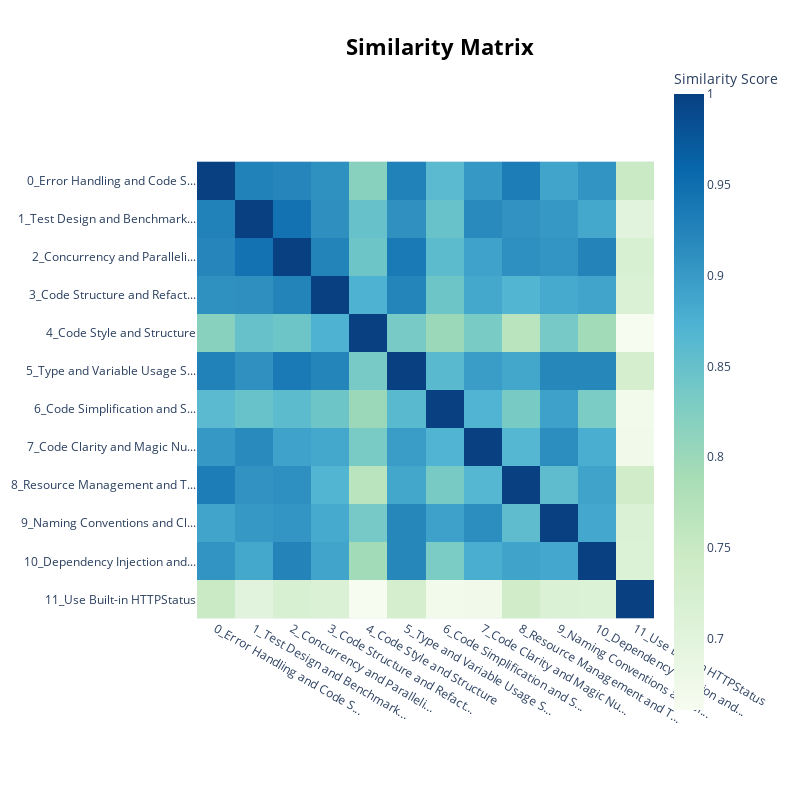

This figure's notebook cell:
### Code cell
models[12][0].visualize_heatmap()

### Figure 1 — Plotly figure (JSON) as saved in the notebook; plotly's stock layout.template omitted (floating-point values rounded to 4 significant figures; data arrays with more than 128 entries replaced by an {"elided": "..."} marker saying what was removed)
{"data": [{"coloraxis": "coloraxis", "hovertemplate": "x: %{x}<br>y: %{y}<br>Similarity Score: %{z}<extra></extra>", "name": "0", "type": "heatmap", "x": ["0_Error Handling and Code S...", "1_Test Design and Benchmark...", "2_Concurrency and Paralleli...", "3_Code Structure and Refact...", "4_Code Style and Structure", "5_Type and Variable Usage S...", "6_Code Simplification and S...", "7_Code Clarity and Magic Nu...", "8_Resource Management and T...", "9_Naming Conventions and Cl...", "10_Dependency Injection and...", "11_Use Built-in HTTPStatus"], "xaxis": "x", "y": ["0_Error Handling and Code S...", "1_Test Design and Benchmark...", "2_Concurrency and Paralleli...", "3_Code Structure and Refact...", "4_Code Style and Structure", "5_Type and Variable Usage S...", "6_Code Simplification and S...", "7_Code Clarity and Magic Nu...", "8_Resource Management and T...", "9_Naming Conventions and Cl...", "10_Dependency Injection and...", "11_Use Built-in HTTPStatus"], "yaxis": "y", "z": {"elided": "12x12 float values"}}], "layout": {"coloraxis": {"colorbar": {"title": {"text": "Similarity Score"}}, "colorscale": [[0, "rgb(247,252,240)"], [0.125, "rgb(224,243,219)"], [0.25, "rgb(204,235,197)"], [0.375, "rgb(168,221,181)"], [0.5, "rgb(123,204,196)"], [0.625, "rgb(78,179,211)"], [0.75, "rgb(43,140,190)"], [0.875, "rgb(8,104,172)"], [1, "rgb(8,64,129)"]]}, "height": 800, "hoverlabel": {"bgcolor": "white", "font": {"family": "Rockwell", "size": 16}}, "legend": {"title": {"text": "Trend"}}, "margin": {"t": 60}, "showlegend": true, "title": {"font": {"color": "Black", "size": 22}, "text": "<b>Similarity Matrix</b>", "x": 0.55, "xanchor": "center", "y": 0.95, "yanchor": "top"}, "width": 800, "xaxis": {"anchor": "y", "constrain": "domain", "domain": [0, 1], "scaleanchor": "y"}, "yaxis": {"anchor": "x", "autorange": "reversed", "constrain": "domain", "domain": [0, 1]}}}
